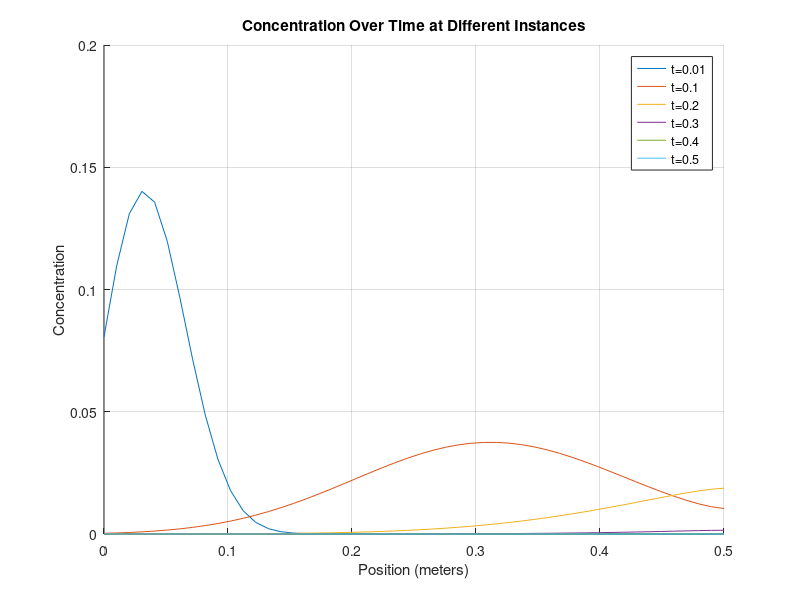
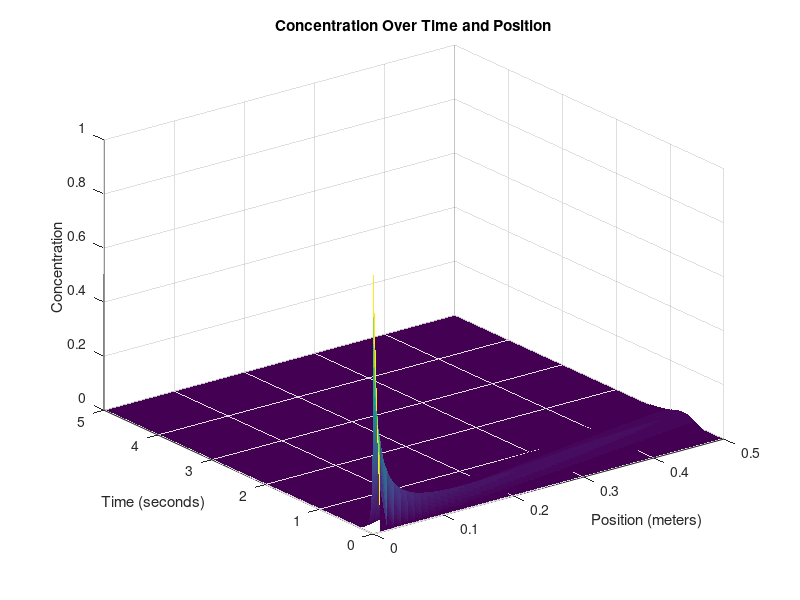

MATLAB code for these plots, in order:
clear
close all
clc

% Define parameters
domain_length = 0.5;   % Domain length (meters)
discretization = 50;    % Number of spatial discretization points
dx = domain_length / (discretization - 1);

time_length = 5;      % Time length (seconds)
time_steps = 5000;       % Number of time steps
dt = time_length / time_steps;

D = 0.001;               % Diffusion coefficient
velocity = 0.1;         % Constant velocity (m/s)
inflow_concentration = 2.0; % Constant solute concentration at the first cell
D = 0.01;               % Diffusion coefficient
velocity = 0.6;         % Constant velocity (m/s)
inflow_concentration = 1.0; % Constant solute concentration at the first cell

% Create a grid for space and time
x = linspace(0, domain_length, discretization);
t = linspace(0, time_length, time_steps);

% Initialize the concentration array (1D)
C = ones(discretization, time_steps);

% Set up the diffusion-convection ODE
rejection_rate = 0; % No rejection

% Initial condition (as a column vector)
C(:, 1) = zeros(discretization, 1); % Initialize to 0 everywhere
C(1, 1) = inflow_concentration; % Set the inflow concentration at the first position

% Time-stepping loop
for k = 2:time_steps
    for i = 1:discretization
        % Calculate the second derivative in x direction
        d2Cdx2 = D * (C(min(i + 1, discretization), k-1) - 2 * C(i, k-1) + C(max(i - 1, 1), k-1)) / dx^2;
        
        % Calculate convection term
        if i == 1
            % Apply advection and inflow at the first cell
            dCdt_convection = -velocity * C(i, k-1) / dx;
            C(1, k) = inflow_concentration; % Fill the first cell with inflow concentration
        else
            % Apply advection term
            dCdt_convection = -velocity * (C(i, k-1) - C(i-1, k-1)) / dx;
        end

        % Apply the diffusion-convection equation
        C(i, k) = C(i, k-1) + dt * (d2Cdx2 - rejection_rate * C(i, k-1) + dCdt_convection);
    end
end

% Define fractions of time steps you want to visualize
time_fraction = [0.01, 0.1, 0.2, 0.3, 0.4, 0.5];  % For example, 0.1 corresponds to 10% of time steps

% Calculate the corresponding time indices
time_instances = round(time_fraction * time_steps);

% Create a figure for the first plot
figure;
hold on;

% Plot concentration at specific time instances
for i = 1:length(time_instances)
    time_index = time_instances(i);
    plot(x, C(:, time_index));
end

xlabel('Position (meters)');
ylabel('Concentration');
title('Concentration Over Time at Different Instances');

% Add a legend for clarity
legend(arrayfun(@(f) ['t=', num2str(f)], time_fraction, 'UniformOutput', false));

grid on;
hold off;

% Create a 3D surface plot to visualize concentration over time and position
[T, X] = meshgrid(t, x);
figure;
h = surf(X, T, C); % Transpose removed here
xlabel('Position (meters)');
ylabel('Time (seconds)');
zlabel('Concentration');
title('Concentration Over Time and Position');

set(h,'LineStyle','none')
